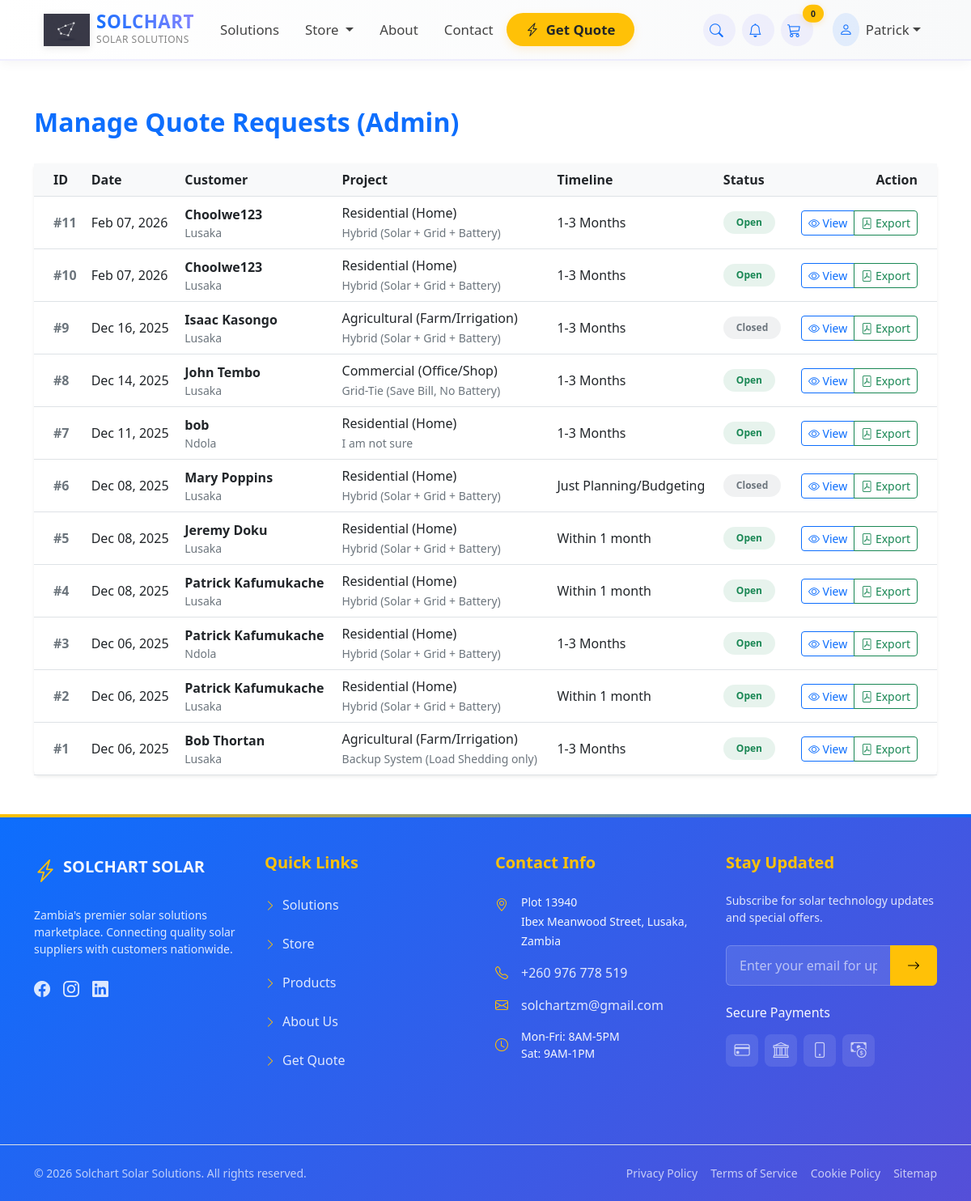
The app's page /my-quotes/ (signed in) with its own data.
### store/models.py (models this page shows, shortened)
class QuoteRequest(models.Model):
    PROJECT_TYPE_CHOICES = [
        ('residential', 'Residential (Home)'),
        ('commercial', 'Commercial (Office/Shop)'),
        ('agricultural', 'Agricultural (Farm/Irrigation)'),
        ('industrial', 'Industrial'),
    ]
    SYSTEM_TYPE_CHOICES = [
        ('backup', 'Backup System (Load Shedding only)'),
        ('off_grid', 'Off-Grid (No ZESCO connection)'),
        ('hybrid', 'Hybrid (Solar + Grid + Battery)'),
        ('grid_tie', 'Grid-Tie (Save Bill, No Battery)'),
        ('unsure', 'I am not sure'),
    ]
    TIMELINE_CHOICES = [
        ('immediate', 'Immediately'),
        ('1_month', 'Within 1 month'),
        ('3_months', '1-3 Months'),
        ('planning', 'Just Planning/Budgeting'),
    ]
    buyer = models.ForeignKey(User, on_delete=models.SET_NULL, null=True, blank=True, related_name='quote_requests')
    contact_name = models.CharField(max_length=200)
    contact_email = models.EmailField()
    contact_phone = models.CharField(max_length=20)
    location_city = models.CharField(max_length=100, help_text="e.g. Lusaka, Ndola")
    location_province = models.CharField(max_length=100, default='Lusaka')
    project_type = models.CharField(max_length=20, choices=PROJECT_TYPE_CHOICES, default='residential')
    system_type = models.CharField(max_length=20, choices=SYSTEM_TYPE_CHOICES, default='hybrid')
    daily_energy_usage_kwh = models.DecimalField(
        max_digits=10, decimal_places=2, null=True, blank=True,
        help_text="Average daily usage in kWh (check your ZESCO bill)"
    )
    current_voltage = models.CharField(
        max_length=50, blank=True, null=True,
        help_text="e.g., Single Phase (220V) or Three Phase (380V)"
    )
    appliances_to_run = models.TextField(
        help_text="List key appliances (e.g., 1 Fridge, 5 Lights, 1 TV, Borehole Pump)"
    )
    roof_type = models.CharField(
        max_length=100, blank=True, null=True,
        help_text="e.g., Metal Sheet (ITR), Tile, Concrete Slab"
    )
    budget_range = models.CharField(max_length=100, blank=True, help_text="e.g., K20,000 - K50,000")
    timeline = models.CharField(max_length=20, choices=TIMELINE_CHOICES, default='1_month')
    additional_notes = models.TextField(blank=True, null=True)
    payment_method = models.CharField(max_length=20,
        choices=[('Cash', 'Cash'), ('Lay-By', 'Lay-By'), ('Payment Plan', 'Payment Plan')],
        default='Cash')
    status = models.CharField(
        max_length=20,
        choices=[('open', 'Open'), ('processing', 'Processing'), ('closed', 'Closed')],
        default='open'
    )
    created_at = models.DateTimeField(auto_now_add=True)
    class Meta:
        ordering = ['-created_at']

### store/views.py (the view)
# urls.py: path('my-quotes/', views.quote_request_list, name='quote_request_list'),
@login_required
def quote_request_list(request):
    if request.user.is_superuser:
        quotes = QuoteRequest.objects.all().order_by('-created_at')
        page_title = "Manage Quote Requests (Admin)"
    else:
        quotes = QuoteRequest.objects.filter(buyer=request.user).order_by('-created_at')
        page_title = "My Quote History"
    return render(request, 'store/quote_request_list.html', {
        'quotes': quotes,
        'page_title': page_title
    })

### payment/forms.py
class NewsletterSubscriberForm(forms.ModelForm):
    class Meta:
        model = NewsletterSubscriber
        fields = ['email'] # We only require the email address
        widgets = {
            'email': forms.EmailInput(attrs={
                'class': 'form-control',
                'placeholder': 'Enter your email for updates'
            })
        }

### cart/cart.py (called while the page is built, shortened)
    def cart_total(self):
        product_ids = self.cart.keys()
        products = Product.objects.filter(id__in=product_ids)
        quantities = self.cart
        total = 0
        return total

    def __len__(self):
        return len(self.cart)

### cart/context_processors.py (called while the page is built)
def cart(request):
    cart_obj = Cart(request)
    cart_quantity = cart_obj.__len__()
    return {
        'cart': cart_obj,  # The full cart object
        'cart_quantity': cart_quantity,  # Just the quantity count
        'cart_total': cart_obj.cart_total()  # If you need total price too
    }

### ecom/context_processors.py (called while the page is built)
def newsletter_form(request):
    if getattr(request, 'disable_newsletter', False):
        return {
            'newsletter_form': None,
        }
    return {
        'newsletter_form': NewsletterSubscriberForm(),
    }

def notifications(request):
    if request.user.is_authenticated:
        unread_notifications_list = Notification.objects.filter(
            user=request.user,
            is_read=False
        ).order_by('-created_at')[:5]
        unread_count = Notification.objects.filter(user=request.user, is_read=False).count()
    else:
        unread_notifications_list = []
        unread_count = 0
    return {
        'unread_notification_count': unread_count,
        'unread_notifications': unread_notifications_list,
    }

### store/templates/store/quote_request_list.html (shortened to what this page needs)
{% extends 'base.html' %}
{% load humanize %}
{% block content %}
<div class="container my-5">
    <div class="d-flex justify-content-between align-items-center mb-4">
        <h2 class="text-primary fw-bold">{{ page_title }}</h2>
    </div>
    <div class="card shadow-sm border-0">
        <div class="card-body p-0">
            {% if quotes %}
            <div class="table-responsive">
                <table class="table table-hover align-middle mb-0">
                    <thead class="bg-light text-secondary">
                        <tr>
                            <th class="ps-4">ID</th>
                            <th>Date</th>
                            {% if user.is_superuser %}
                            <th>Customer</th>
                            {% endif %}
                            <th>Project</th>
                            <th>Timeline</th>
                            <th>Status</th>
                            <th class="text-end pe-4">Action</th>
                        </tr>
                    </thead>
                    <tbody>
                        {% for quote in quotes %}
                        <tr>
                            <td class="ps-4 fw-bold text-muted">#{{ quote.id }}</td>
                            <td>{{ quote.created_at|date:"M d, Y" }}</td>
                            {% if user.is_superuser %}
                            <td>
                                <div class="d-flex flex-column">
                                    <span class="fw-semibold">{{ quote.contact_name }}</span>
                                    <small class="text-muted">{{ quote.location_city }}</small>
                                </div>
                            </td>
                            {% endif %}
                            <td>
                                <span class="d-block text-dark fw-medium">{{ quote.get_project_type_display }}</span>
                                <small class="text-muted">{{ quote.get_system_type_display }}</small>
                            </td>
                            <td>{{ quote.get_timeline_display }}</td>
                            <td>
                                {% if quote.status == 'open' %}
                                    <span class="badge bg-success bg-opacity-10 text-success px-3 py-2 rounded-pill">Open</span>
                                {% elif quote.status == 'processing' %}
                                    <span class="badge bg-warning bg-opacity-10 text-warning px-3 py-2 rounded-pill">Processing</span>
                                {% else %}
                                    <span class="badge bg-secondary bg-opacity-10 text-secondary px-3 py-2 rounded-pill">Closed</span>
                                {% endif %}
                            </td>
                            <td class="text-end pe-4">
                                <div class="btn-group" role="group">
                                    <a href="{% url 'quote_request_details' quote.id %}" class="btn btn-sm btn-outline-primary" title="View Details">
                                        <i class="bi bi-eye"></i> View
                                    </a>
                                    <a href="{% url 'export_quote_pdf' quote.id %}" class="btn btn-sm btn-outline-success" title="Export as PDF">
                                        <i class="bi bi-file-pdf"></i> Export
                                    </a>
                                </div>
                            </td>
                        </tr>
                        {% endfor %}
                    </tbody>
                </table>
            </div>
            {% endif %}
        </div>
    </div>
</div>
{% endblock %}

### store/templates/navbar.html (shortened to what this page needs)
{% load static %}
<nav class="navbar navbar-expand-lg navbar-dark fixed-top" style="background-color: #2c3e50;">
    <div class="container px-3 px-lg-4">
        <a class="navbar-brand d-flex align-items-center" href="{% url 'home' %}">
            {% if 'logo' %}
            <img src="{% static 'images/logo.png' %}"
                 alt="Solchart Logo"
                 class="nav-logo me-2">
            {% else %}
            <div class="logo-placeholder me-2">
                <i class="bi bi-lightning-charge-fill fs-3"></i>
            </div>
            {% endif %}
            <div class="brand-text d-flex flex-column">
                <span class="fw-bold brand-name">SOLCHART</span>
                <small class="brand-tagline">SOLAR SOLUTIONS</small>
            </div>
        </a>
        <div class="collapse navbar-collapse" id="navbarMain">
            <ul class="navbar-nav me-auto mb-2 mb-lg-0" style="font-size: 1.05rem;">
                <li class="nav-item">
                    <a class="nav-link px-3 position-relative" href="{% url 'home' %}">
                        <span>Solutions</span>
                    </a>
                </li>
                <li class="nav-item dropdown">
                    <a class="nav-link dropdown-toggle px-3 position-relative" href="javascript:void(0);" role="button" data-bs-toggle="dropdown">
                        <span>Store</span>
                    </a>
                </li>
                <li class="nav-item">
                    <a class="nav-link px-3 position-relative" href="{% url 'about' %}">
                        <span>About</span>
                    </a>
                </li>
                <li class="nav-item">
                    <a class="nav-link px-3 position-relative" href="{% url 'contact' %}">
                        <span>Contact</span>
                    </a>
                </li>
                <li class="nav-item d-none d-lg-block">
                    <a class="nav-link px-3 fw-semibold text-dark bg-warning bg-opacity-15 rounded-pill hover-grow"
                       href="{% url 'request_quote' %}"
                       style="padding: 0.5rem 1.5rem !important;">
                        <i class="bi bi-lightning-charge me-1"></i>
                        Get Quote
                    </a>
                </li>
            </ul>
            <ul class="navbar-nav ms-auto mb-2 mb-lg-0 align-items-center" style="font-size: 1.05rem;">
                <li class="nav-item me-2">
                    <a class="nav-link px-2 rounded-circle nav-icon-btn" href="{% url 'search' %}" title="Search Products">
                        <i class="bi bi-search"></i>
                    </a>
                </li>
                {% if user.is_authenticated %}
                <li class="nav-item dropdown me-2">
                    <a class="nav-link px-2 position-relative rounded-circle nav-icon-btn" href="javascript:void(0);" role="button" data-bs-toggle="dropdown">
                        <i class="bi bi-bell"></i>
                    </a>
                </li>
                {% endif %}
                <li class="nav-item me-3">
                    <a class="nav-link px-2 position-relative rounded-circle nav-icon-btn" href="{% url 'cart_summary' %}">
                        <i class="bi bi-cart3"></i>
                        <span id="cart_quantity" class="position-absolute top-0 start-100 translate-middle badge rounded-pill bg-warning text-dark"
                              style="font-size: 0.65rem; padding: 0.25rem 0.5rem; min-width: 1.5rem; font-weight: 600;">
                            {{ cart_quantity|default:0 }}
                        </span>
                    </a>
                </li>
                {% if user.is_authenticated %}
                <li class="nav-item dropdown">
                    <a class="nav-link dropdown-toggle d-flex align-items-center px-2" href="javascript:void(0);" role="button" data-bs-toggle="dropdown">
                        <div class="rounded-circle bg-primary bg-opacity-10 text-primary p-2 me-2">
                            <i class="bi bi-person"></i>
                        </div>
                        <span class="d-none d-lg-inline fw-medium">{{ user.first_name|default:user.username|truncatechars:12 }}</span>
                    </a>
                </li>
                {% endif %}
            </ul>
        </div>
    </div>
</nav>

### store/templates/base.html (style rules this page uses)
:root { --bs-primary: #6C63FF; --bs-primary-dark: #554fd8; --bs-primary-light: #8a84ff; --bs-secondary: #FFD700; --bs-warning: #FFA500; --bs-warning-light: #FFD700; --bs-success: #2E8B57; --bs-info: #0077B6; --bs-danger: #D9534F; --bs-dark: #212529; --bs-light: #F8F9FA; --bs-body-color: #333333; --bs-body-bg: #FFFFFF; }
body { background-color: var(--bs-body-bg); color: var(--bs-body-color); font-family: 'Segoe UI', system-ui, -apple-system, sans-serif; padding-top: 76px; }
.bg-primary, .btn-primary { background-color: var(--bs-primary) !important; border-color: var(--bs-primary) !important; }
.text-primary { color: var(--bs-primary) !important; }
.bg-warning, .btn-warning { background-color: var(--bs-warning) !important; border-color: var(--bs-warning) !important; color: #000 !important; font-weight: 600; }
.input-group .form-control { border: 1px solid #dee2e6; font-weight: 500; }
.fw-semibold { font-weight: 600 !important; }
.navbar { background: linear-gradient(to right, #ffffff 0%, #f8f9fa 100%); border-bottom: 2px solid rgba(108, 99, 255, 0.1); box-shadow: 0 2px 15px rgba(0, 0, 0, 0.05); padding: 0.75rem 0; }
.nav-logo { filter: drop-shadow(0 2px 4px rgba(0, 0, 0, 0.1)); transition: transform 0.3s ease; height: 40px; width: auto; }
.brand-name { color: var(--bs-primary); font-weight: 800; letter-spacing: 0.5px; background: linear-gradient(45deg, var(--bs-primary), var(--bs-primary-light)); -webkit-background-clip: text; -webkit-text-fill-color: transparent; background-clip: text; font-size: 1.4rem; line-height: 1.1; }
.brand-tagline { color: #666; font-weight: 500; font-size: 0.75rem; opacity: 0.8; letter-spacing: 0.5px; }
.nav-link { position: relative; transition: all 0.2s ease; font-weight: 500; color: #444 !important; font-size: 1.05rem; padding: 0.5rem 1rem !important; }
.nav-icon-btn { width: 40px; height: 40px; display: flex; align-items: center; justify-content: center; transition: all 0.2s ease; background: rgba(108, 99, 255, 0.08) !important; color: var(--bs-primary) !important; border-radius: 50%; }
.hover-grow { transition: all 0.3s ease; box-shadow: 0 4px 12px rgba(255, 165, 0, 0.15); }
#cart_quantity { transition: all 0.2s ease; box-shadow: 0 2px 8px rgba(255, 165, 0, 0.2); border: 2px solid white; font-weight: 600; }
html { scroll-behavior: smooth; scroll-padding-top: 76px; }
.newsletter-form .form-control { background: rgba(255, 255, 255, 0.1); border: 1px solid rgba(255, 255, 255, 0.2); color: white; padding: 0.75rem 1rem; }
.newsletter-form .form-control::placeholder { color: rgba(255, 255, 255, 0.6); }

### records on screen
QuoteRequest: id "11", created_at "Feb 07, 2026", contact_name "Choolwe123", location_city "Lusaka", project_type "Residential (Home)", system_type "Hybrid (Solar + Grid + Battery)", timeline "1-3 Months", status "Open"
QuoteRequest: id "10", created_at "Feb 07, 2026", contact_name "Choolwe123", location_city "Lusaka", project_type "Residential (Home)", system_type "Hybrid (Solar + Grid + Battery)", timeline "1-3 Months", status "Open"
QuoteRequest: id "9", created_at "Dec 16, 2025", contact_name "Isaac Kasongo", location_city "Lusaka", project_type "Agricultural (Farm/Irrigation)", system_type "Hybrid (Solar + Grid + Battery)", timeline "1-3 Months", status "Closed"
QuoteRequest: id "8", created_at "Dec 14, 2025", contact_name "John Tembo", location_city "Lusaka", project_type "Commercial (Office/Shop)", system_type "Grid-Tie (Save Bill, No Battery)", timeline "1-3 Months", status "Open"
QuoteRequest: id "7", created_at "Dec 11, 2025", contact_name "bob", location_city "Ndola", project_type "Residential (Home)", system_type "I am not sure", timeline "1-3 Months", status "Open"
QuoteRequest: id "6", created_at "Dec 08, 2025", contact_name "Mary Poppins", location_city "Lusaka", project_type "Residential (Home)", system_type "Hybrid (Solar + Grid + Battery)", timeline "Just Planning/Budgeting", status "Closed"
QuoteRequest: id "5", created_at "Dec 08, 2025", contact_name "Jeremy Doku", location_city "Lusaka", project_type "Residential (Home)", system_type "Hybrid (Solar + Grid + Battery)", timeline "Within 1 month", status "Open"
QuoteRequest: id "4", created_at "Dec 08, 2025", contact_name "Patrick Kafumukache", location_city "Lusaka", project_type "Residential (Home)", system_type "Hybrid (Solar + Grid + Battery)", timeline "Within 1 month", status "Open"
QuoteRequest: id "3", created_at "Dec 06, 2025", contact_name "Patrick Kafumukache", location_city "Ndola", project_type "Residential (Home)", system_type "Hybrid (Solar + Grid + Battery)", timeline "1-3 Months", status "Open"
QuoteRequest: id "2", created_at "Dec 06, 2025", contact_name "Patrick Kafumukache", location_city "Lusaka", project_type "Residential (Home)", system_type "Hybrid (Solar + Grid + Battery)", timeline "Within 1 month", status "Open"
QuoteRequest: id "1", created_at "Dec 06, 2025", contact_name "Bob Thortan", location_city "Lusaka", project_type "Agricultural (Farm/Irrigation)", system_type "Backup System (Load Shedding only)", timeline "1-3 Months", status "Open"

### other values on screen
{{ cart_quantity|default:0 }} "0"
{{ user.first_name|default:user.username|truncatechars:12 }} "Patrick"
{{ page_title }} "Manage Quote Requests (Admin)"
